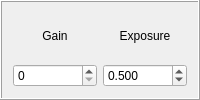
       <widget class="QFrame" name="frame">
        <property name="sizePolicy">
         <sizepolicy hsizetype="Fixed" vsizetype="Fixed">
          <horstretch>0</horstretch>
          <verstretch>0</verstretch>
         </sizepolicy>
        </property>
        <property name="minimumSize">
         <size>
          <width>140</width>
          <height>0</height>
         </size>
        </property>
        <property name="frameShape">
         <enum>QFrame::Box</enum>
        </property>
        <property name="frameShadow">
         <enum>QFrame::Raised</enum>
        </property>
        <layout class="QGridLayout" name="gridLayout_3">
         <item row="1" column="0">
          <widget class="QESpinBox" name="qespinbox">
           <property name="minimumSize">
            <size>
             <width>40</width>
             <height>0</height>
            </size>
           </property>
           <property name="focusPolicy">
            <enum>Qt::ClickFocus</enum>
           </property>
           <property name="buttonSymbols">
            <enum>QAbstractSpinBox::UpDownArrows</enum>
           </property>
           <property name="decimals">
            <number>0</number>
           </property>
           <property name="maximum">
            <double>31.000000000000000</double>
           </property>
           <property name="variable" stdset="0">
            <string>$(P):cam1:Gain</string>
           </property>
           <property name="variableSubstitutions" stdset="0">
            <string>P=13PS7</string>
           </property>
           <property name="displayAlarmState">
            <bool>false</bool>
           </property>
           <property name="useDbPrecision" stdset="0">
            <bool>false</bool>
           </property>
          </widget>
         </item>
         <item row="0" column="0">
          <widget class="QLabel" name="label_2">
           <property name="text">
            <string>Gain</string>
           </property>
           <property name="alignment">
            <set>Qt::AlignCenter</set>
           </property>
          </widget>
         </item>
         <item row="0" column="1">
          <widget class="QLabel" name="label_3">
           <property name="text">
            <string>Exposure</string>
           </property>
           <property name="alignment">
            <set>Qt::AlignCenter</set>
           </property>
          </widget>
         </item>
         <item row="1" column="1">
          <widget class="QESpinBox" name="qespinbox_3">
           <property name="minimumSize">
            <size>
             <width>60</width>
             <height>0</height>
            </size>
           </property>
           <property name="focusPolicy">
            <enum>Qt::ClickFocus</enum>
           </property>
           <property name="buttonSymbols">
            <enum>QAbstractSpinBox::UpDownArrows</enum>
           </property>
           <property name="correctionMode">
            <enum>QAbstractSpinBox::CorrectToNearestValue</enum>
           </property>
           <property name="decimals">
            <number>3</number>
           </property>
           <property name="minimum">
            <double>0.000000000000000</double>
           </property>
           <property name="maximum">
            <double>31.000000000000000</double>
           </property>
           <property name="singleStep">
            <double>0.010000000000000</double>
           </property>
           <property name="variable" stdset="0">
            <string>$(P):cam1:AcquireTime</string>
           </property>
           <property name="variableSubstitutions" stdset="0">
            <string>P=13PS7</string>
           </property>
           <property name="displayAlarmState">
            <bool>false</bool>
           </property>
           <property name="value">
            <double>0.500000000000000</double>
           </property>
          </widget>
         </item>
        </layout>
        <zorder>qespinbox</zorder>
        <zorder>label_3</zorder>
        <zorder>label_2</zorder>
        <zorder>qespinbox_3</zorder>
       </widget>
